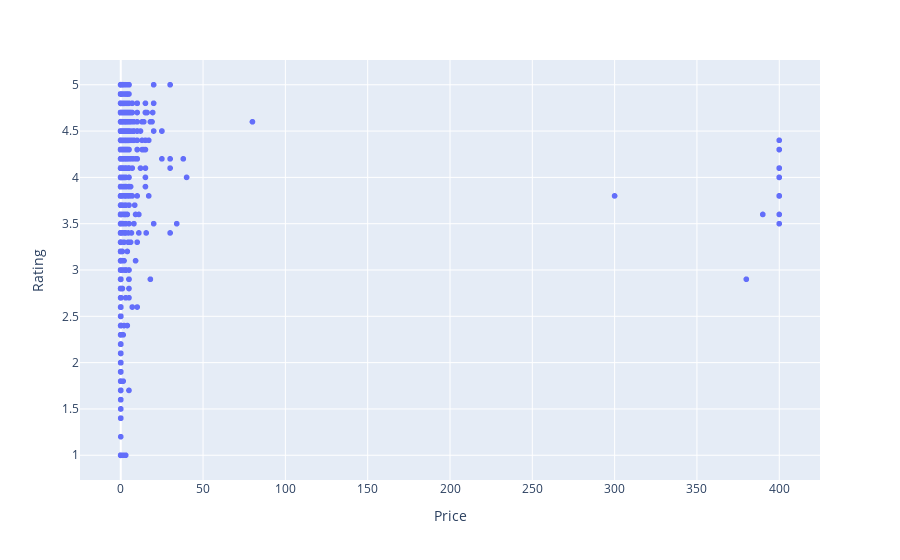

Notebook cell for this chart:
### Markdown cell above
visualising the distribution between price and ratings

### Code cell
fig = px.scatter(apps_data, x='Price', y='Rating')
fig.show()

### Figure 1 — Plotly figure (JSON) as saved in the notebook; plotly's stock layout.template omitted (floating-point values rounded to 4 significant figures; data arrays with more than 128 entries replaced by an {"elided": "..."} marker saying what was removed)
{"data": [{"hovertemplate": "Price=%{x}<br>Rating=%{y}<extra></extra>", "legendgroup": "", "marker": {"color": "#636efa", "symbol": "circle"}, "mode": "markers", "name": "", "showlegend": false, "type": "scattergl", "x": {"elided": "7418 float values"}, "xaxis": "x", "y": {"elided": "7418 float values"}, "yaxis": "y"}], "layout": {"legend": {"tracegroupgap": 0}, "margin": {"t": 60}, "xaxis": {"anchor": "y", "domain": [0, 1], "title": {"text": "Price"}}, "yaxis": {"anchor": "x", "domain": [0, 1], "title": {"text": "Rating"}}}}
